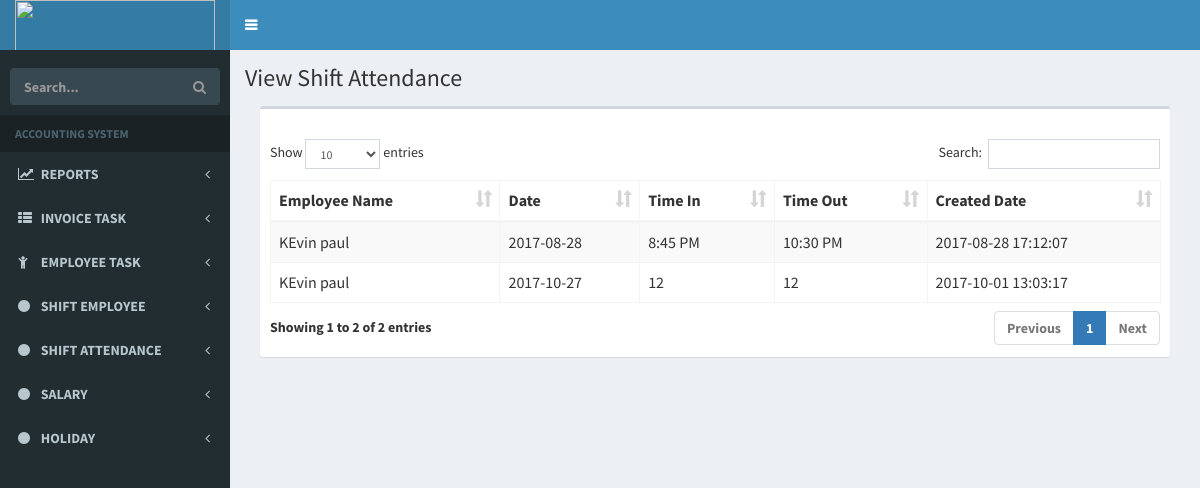
The page /index.php/employee/ShiftViewAttendance on the database its author committed.
### tables this page shows
CREATE TABLE `tbl_shift_attendance` (
  `aloID` int(11) NOT NULL,
  `aloEmpID` varchar(255) NOT NULL DEFAULT '',
  `aloDay` date NOT NULL,
  `aloTimeIn` varchar(255) NOT NULL DEFAULT '',
  `aloTimeOut` varchar(255) NOT NULL DEFAULT '',
  `created_date` datetime DEFAULT CURRENT_TIMESTAMP,
  `status` varchar(255) NOT NULL DEFAULT '0'
);

CREATE TABLE `tbl_employee` (
  `empID` int(11) NOT NULL,
  `empFirstName` varchar(255) NOT NULL DEFAULT '',
  `empLastName` varchar(255) NOT NULL DEFAULT '',
  `empNO` varchar(255) NOT NULL DEFAULT '',
  `empemail` varchar(255) NOT NULL DEFAULT '',
  `empMobile` varchar(255) NOT NULL DEFAULT '',
  `empbdate` date NOT NULL,
  `empaddress` varchar(255) NOT NULL DEFAULT '',
  `empshifID_FK` varchar(255) NOT NULL DEFAULT '',
  `created_date` datetime DEFAULT CURRENT_TIMESTAMP,
  `status` varchar(255) NOT NULL DEFAULT '0'
);

### application/controllers/Employee.php (called while the page is built, shortened)
<?php
class Employee extends CI_Controller {
    function __construct()
    {
        $this->load->model('EmployeeModel','EmployeeModel');
    }
	public function ShiftViewAttendance()
	{
		$data['getShiftAttendance'] = $this->EmployeeModel->getShiftAttendance();
		$this->load->view('view_employee/shift_view_attendance',$data);
	}
}

### index.php (called while the page is built, shortened)
<?php
require_once BASEPATH.'core/CodeIgniter.php';

### application/models/EmployeeModel.php (called while the page is built, shortened)
<?php
class EmployeeModel extends CI_Model
{
	public function getShiftAttendance()
	{
		$this->db->select('tbl_shift_attendance.*,tbl_employee.empFirstName');
		$this->db->from('tbl_shift_attendance');
		$this->db->join('tbl_employee','tbl_employee.empID = tbl_shift_attendance.aloEmpID');
		$this->db->where('tbl_shift_attendance.status',0);
		$query = $this->db->get();
		return $query->result();
	}
}

### application/views/view_employee/shift_view_attendance.php (the view, shortened to what this page needs)
<link rel="stylesheet" type="text/css" href="<?php echo base_url("resource/bower_components/datatables.net-bs/css/dataTables.bootstrap.css");?>"/>
<link rel="stylesheet" href="<?php echo base_url("resource/css/bootstrap.min.css");?>"/>
<link rel="stylesheet" href="<?php echo base_url("resource/bower_components/bootstrap/dist/css/bootstrap.min.css");?>"/>
  <link rel="stylesheet" href="<?php echo base_url("resource/bower_components/font-awesome/css/font-awesome.min.css");?>"/>
  <link rel="stylesheet" href="<?php echo base_url("resource/bower_components/Ionicons/css/ionicons.min.css");?>"/>
  <link rel="stylesheet" href="<?php echo base_url("resource/dist/css/AdminLTE.min.css");?>"/>
  <link rel="stylesheet" href="<?php echo base_url("resource/dist/css/skins/_all-skins.min.css");?>"/>
  <link rel="stylesheet" href="<?php echo base_url("resource/bower_components/morris.js/morris.css");?>"/>
  <link rel="stylesheet" href="<?php echo base_url("resource/bower_components/jvectormap/jquery-jvectormap.css");?>"/>
  <link rel="stylesheet" href="<?php echo base_url("resource/bower_components/bootstrap-datepicker/dist/css/bootstrap-datepicker.min.css");?>"/>
  <link rel="stylesheet" href="<?php echo base_url("resource/bower_components/bootstrap-daterangepicker/daterangepicker.css");?>"/>
  <link rel="stylesheet" href="<?php echo base_url("resource/plugins/bootstrap-wysihtml5/bootstrap3-wysihtml5.min.css");?>"/>
<link rel="stylesheet" type="text/css" href="<?php echo base_url("resource/bower_components/datatables.net-bs/css/dataTables.bootstrap.min.css");?>"/>
<?php
$this->load->view('form/sidebar');
?>
<div class="content-wrapper">
   <section class="content-header">
       <h1>View Shift Attendance</h1>
        <section class="content">
          <div class="box">
            <div class="box-header">
            </div>
            <div class="box-body">
       <div>
       <div>
       <table id="example1" class="table table-bordered table-striped">
               <thead>
                   <tr role="row">
                       <th class="sorting_asc wid-20" tabindex="0" rowspan="1" colspan="1">Employee Name</th>
                       <th class="sorting wid-25" tabindex="0" rowspan="1" colspan="1">Date</th>
                       <th class="sorting wid-10" tabindex="0" rowspan="1" colspan="1">Time In</th>
                       <th class="sorting wid-20" tabindex="0" rowspan="1" colspan="1">Time Out</th>
                       <th class="sorting wid-10" tabindex="0" rowspan="1" colspan="1">Created Date</th>
                   </tr>
               </thead>
               <tbody>
                   <?php
                   if(!empty($getShiftAttendance))
                   {
                       foreach ($getShiftAttendance as $value)
                       { ?>
                           <tr>
                               <td><?=$value->empFirstName?></td>
                               <td><?=$value->aloDay?></td>
                               <td><?=$value->aloTimeIn?></td>
                               <td><?=$value->aloTimeOut?></td>
                               <td><?=$value->created_date?></td>
                           </tr>
                   <?php   }
                   }
                   ?>
               </tbody>
           </table>
       </div>
   </div>
            </div>
          </div>
        </div>

### application/views/form/sidebar.php (shortened to what this page needs)
<link rel="stylesheet" href="<?php echo base_url("resource/bower_components/bootstrap/dist/css/bootstrap.min.css");?>"/>
  <link rel="stylesheet" href="<?php echo base_url("resource/bower_components/font-awesome/css/font-awesome.min.css");?>"/>
  <link rel="stylesheet" href="<?php echo base_url("resource/bower_components/Ionicons/css/ionicons.min.css");?>"/>
  <link rel="stylesheet" href="<?php echo base_url("resource/dist/css/AdminLTE.min.css");?>"/>
  <link rel="stylesheet" href="<?php echo base_url("resource/dist/css/skins/_all-skins.min.css");?>"/>
  <link rel="stylesheet" href="<?php echo base_url("resource/bower_components/morris.js/morris.css");?>"/>
  <link rel="stylesheet" href="<?php echo base_url("resource/bower_components/jvectormap/jquery-jvectormap.css");?>"/>
  <link rel="stylesheet" href="<?php echo base_url("resource/bower_components/bootstrap-datepicker/dist/css/bootstrap-datepicker.min.css");?>"/>
  <link rel="stylesheet" href="<?php echo base_url("resource/bower_components/bootstrap-daterangepicker/daterangepicker.css");?>"/>
  <link rel="stylesheet" href="<?php echo base_url("resource/plugins/bootstrap-wysihtml5/bootstrap3-wysihtml5.min.css");?>"/>
  <link rel="stylesheet" href="<?php echo base_url("resource/bootstrap-timepicker/css/timepicker.less");?>"/>
<body class="hold-transition skin-blue sidebar-mini">
<div class="wrapper">
  <header class="main-header">
    <a href="../form/login.php" class="logo">
      <span class="logo-lg"><b><img src="<?php echo base_url();?>resource/image/logo1.png" width="200" height="70"> </span>
    </a>
    <nav class="navbar navbar-static-top">
      <a href="#" class="sidebar-toggle" data-toggle="push-menu" role="button">
      </a>
    </nav>
  </header>
  <aside class="main-sidebar">
    <section class="sidebar">
      <form action="#" method="get" class="sidebar-form">
        <div class="input-group">
          <input type="text" name="q" class="form-control" placeholder="Search...">
              <span class="input-group-btn">
                <button type="submit" name="search" id="search-btn" class="btn btn-flat"><i class="fa fa-search"></i>
                </button>
              </span>
        </div>
      </form>
      <ul class="sidebar-menu" data-widget="tree">
        <li class="header">ACCOUNTING SYSTEM</li>
        <li class="treeview">
          <a href="#">
            <i class="fa fa-line-chart"></i> <span>REPORTS</span>
            <span class="pull-right-container">
              <i class="fa fa-angle-left pull-right"></i>
            </span>
          </a>
        </li>
         <li class="treeview">
          <a href="#">
            <i class="fa fa-th-list"></i> <span>INVOICE TASK</span>
            <span class="pull-right-container">
              <i class="fa fa-angle-left pull-right"></i>
            </span>
          </a>
        </li>
        <li class="treeview">
          <a href="#">
            <i class="fa fa-child"></i> <span>EMPLOYEE TASK</span>
            <span class="pull-right-container">
              <i class="fa fa-angle-left pull-right"></i>
            </span>
          </a>
        </li>
          <li class="treeview">
          <a href="#">
            <i class="fa  fa-circle"></i> <span>SHIFT EMPLOYEE</span>
            <span class="pull-right-container">
              <i class="fa fa-angle-left pull-right"></i>
            </span>
          </a>
        </li>
        <li class="treeview">
          <a href="#">
            <i class="fa fa-circle"></i> <span>SHIFT ATTENDANCE</span>
            <span class="pull-right-container">
              <i class="fa fa-angle-left pull-right"></i>
            </span>
          </a>
        </li>
        <li class="treeview">
          <a href="#">
            <i class="fa fa- fa-circle"></i> <span>SALARY</span>
            <span class="pull-right-container">
              <i class="fa fa-angle-left pull-right"></i>
            </span>
          </a>
        </li>
        <li class="treeview">
          <a href="#">
            <i class="fa  fa-circle"></i> <span>HOLIDAY</span>
            <span class="pull-right-container">
              <i class="fa fa-angle-left pull-right"></i>
            </span>
          </a>
        </li>
          </ul>
    </section>  </aside>
    <link rel="stylesheet" href="<?php echo base_url("resource/bower_components/bootstrap-datepicker/dist/css/bootstrap-datepicker.css");?>"/>
</body>

### rows shown on the page
tbl_shift_attendance: tbl_employee.empFirstName "KEvin paul", aloDay "2017-08-28", aloTimeIn "8:45 PM", aloTimeOut "10:30 PM", created_date "2017-08-28 17:12:07"
tbl_shift_attendance: tbl_employee.empFirstName "KEvin paul", aloDay "2017-10-27", aloTimeIn "12", aloTimeOut "12", created_date "2017-10-01 13:03:17"
